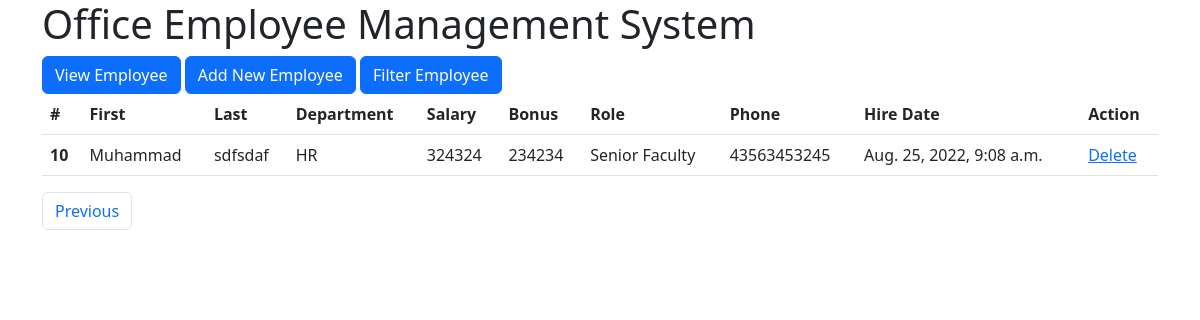
Before: /view_emp/?page=2 with the older database file.
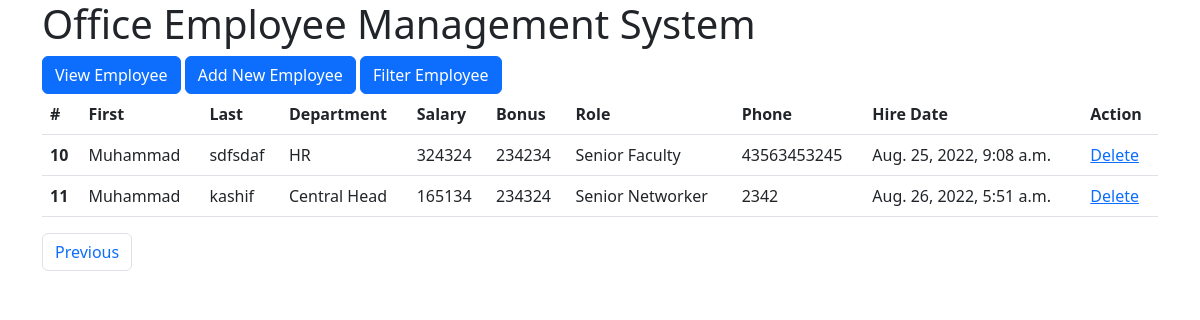
After: the same page with the newer database file.
### emp_app/models.py (models this page shows, shortened)
class Employee(models.Model):
    class EmployeeObjects(models.Manager):
        def get_queryset(self):
            return super().get_queryset()
    first_name = models.CharField(max_length=100,null=False)
    last_name = models.CharField(max_length=100)
    depart = models.ForeignKey(Department,on_delete=models.CASCADE)
    salary= models.IntegerField()
    bonus= models.IntegerField()
    author = models.ForeignKey(User,on_delete=models.CASCADE)
    role = models.ForeignKey(Role, on_delete=models.CASCADE)
    phone= models.IntegerField()
    hireDate = models.DateTimeField(default=timezone.now)
    objects = models.Manager()  # default manager
    employeeobjects = EmployeeObjects()  # custom manager

class Department(models.Model):
    name = models.CharField(max_length=50, null=False)
    location = models.CharField(max_length=50,default="Aptech North Karachi")
    def __str__(self):
        return self.name

class Role(models.Model):
    name = models.CharField(max_length=100,null=False)
    def __str__(self):
        return self.name

### emp_app/views.py (the view)
# urls.py: path("view_emp/",views.view_emp,name='view_emp'),
def view_emp(request):
    emps = Employee.objects.all()
    paginator = Paginator(emps,5)
    page_number = request.GET.get('page')
    finalPage = paginator.get_page(page_number)
    context = {
        'emps':finalPage
    }
    return render(request,"view_emp.html",context)

### emp_app/templates/view_emp.html (shortened to what this page needs)
<!doctype html>
<html lang="en">
  <head>
    <link href="https://cdn.jsdelivr.net/npm/bootstrap@5.2.0-beta1/dist/css/bootstrap.min.css" rel="stylesheet">
  </head>
  <body>
<div class="container">
    <h1>Office Employee Management System</h1>
    <a class="btn btn-primary" href="/view_emp" role="button">View Employee</a>
    <a class="btn btn-primary" href="/add_emp" role="button">Add New Employee</a>
    <a class="btn btn-primary" href="/filter_emp" role="button">Filter Employee</a>
    <table class="table">
        <thead>
          <tr>
            <th scope="col">#</th>
            <th scope="col">First</th>
            <th scope="col">Last</th>
            <th scope="col">Department</th>
            <th scope="col">Salary</th>
            <th scope="col">Bonus</th>
            <th scope="col">Role</th>
            <th scope="col">Phone</th>
            <th scope="col">Hire Date</th>
            <th scope="col">Action</th>
          </tr>
        </thead>
        <tbody>
            {% for emp in emps %}
          <tr>
            <th scope="row">{{emp.id}}</th>
            <td>{{emp.first_name}}</td>
            <td>{{emp.last_name}}</td>
            <td>{{emp.depart}}</td>
            <td>{{emp.salary}}</td>
            <td>{{emp.bonus}}</td>
            <td>{{emp.role}}</td>
            <td>{{emp.phone}}</td>
            <td>{{emp.hireDate}}</td>
            <td><a href="/dlt_emp/{{emp.id}}/">Delete</a></td>
          </tr>
            {% endfor %}
        </tbody>
      </table>
      <nav aria-label="Page navigation example">
        <ul class="pagination">
          {% if emps.has_previous %}
          <li class="page-item"><a class="page-link" href="/view_emp/?page={{emps.previous_page_number}}">Previous</a></li>
          {% elif emps|length > 4 %}
          <li class="page-item"><a class="page-link" href="/view_emp/?page=2">2</a></li>
          {% elif emps|length >= 5 %}
          <li class="page-item"><a class="page-link" href="/view_emp/?page=3  ">3</a></li>
          {% elif emps.has_next %}
          <li class="page-item"><a class="page-link" href="/view_emp/?page={{emps.next_page_number}}">Next</a></li>
          {% endif %}
        </ul>
      </nav>
</div>
</body>
</html>

Changed rows visible on the page:
added Employee: id "11", first_name "Muhammad", last_name "kashif", depart "Central Head", salary "165134", bonus "234324", role "Senior Networker", phone "2342", hireDate "Aug. 26, 2022, 5:51 a.m."
